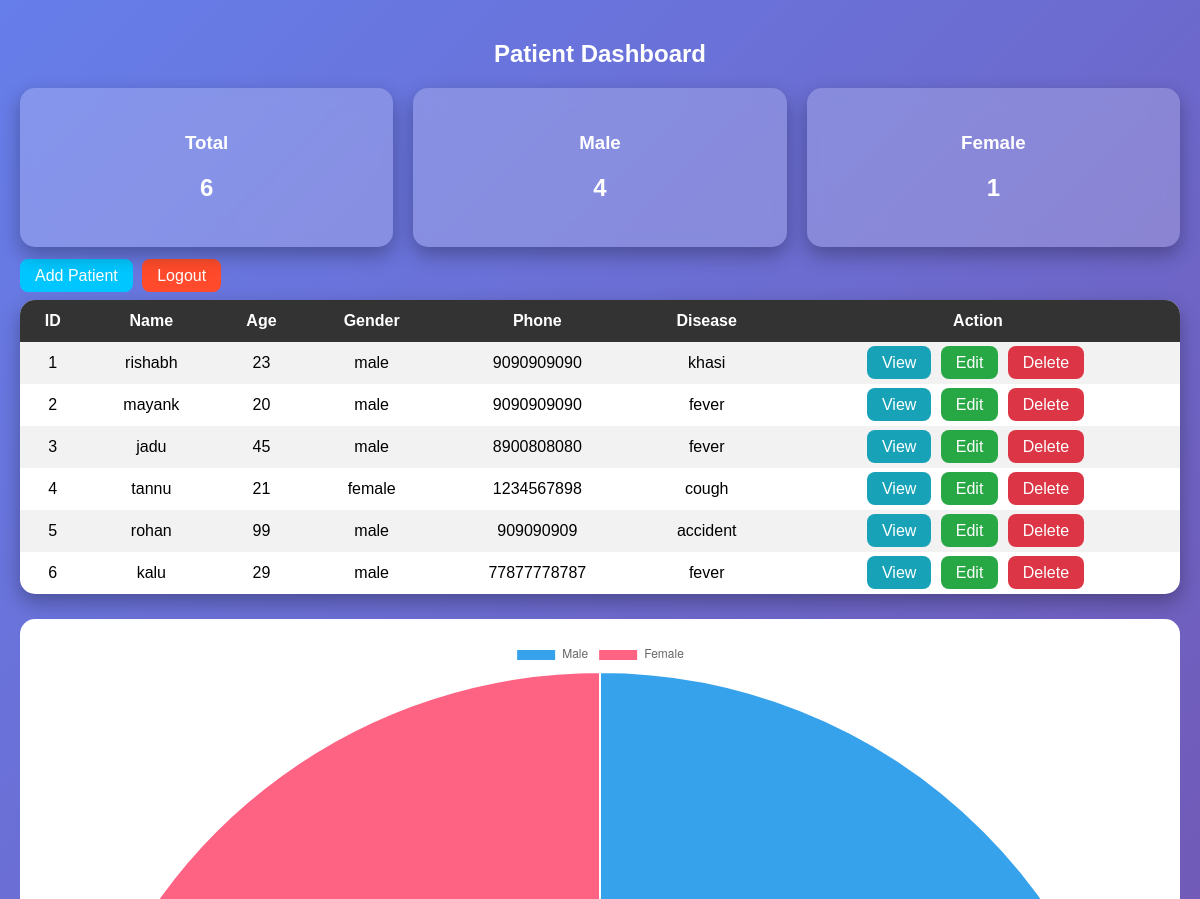
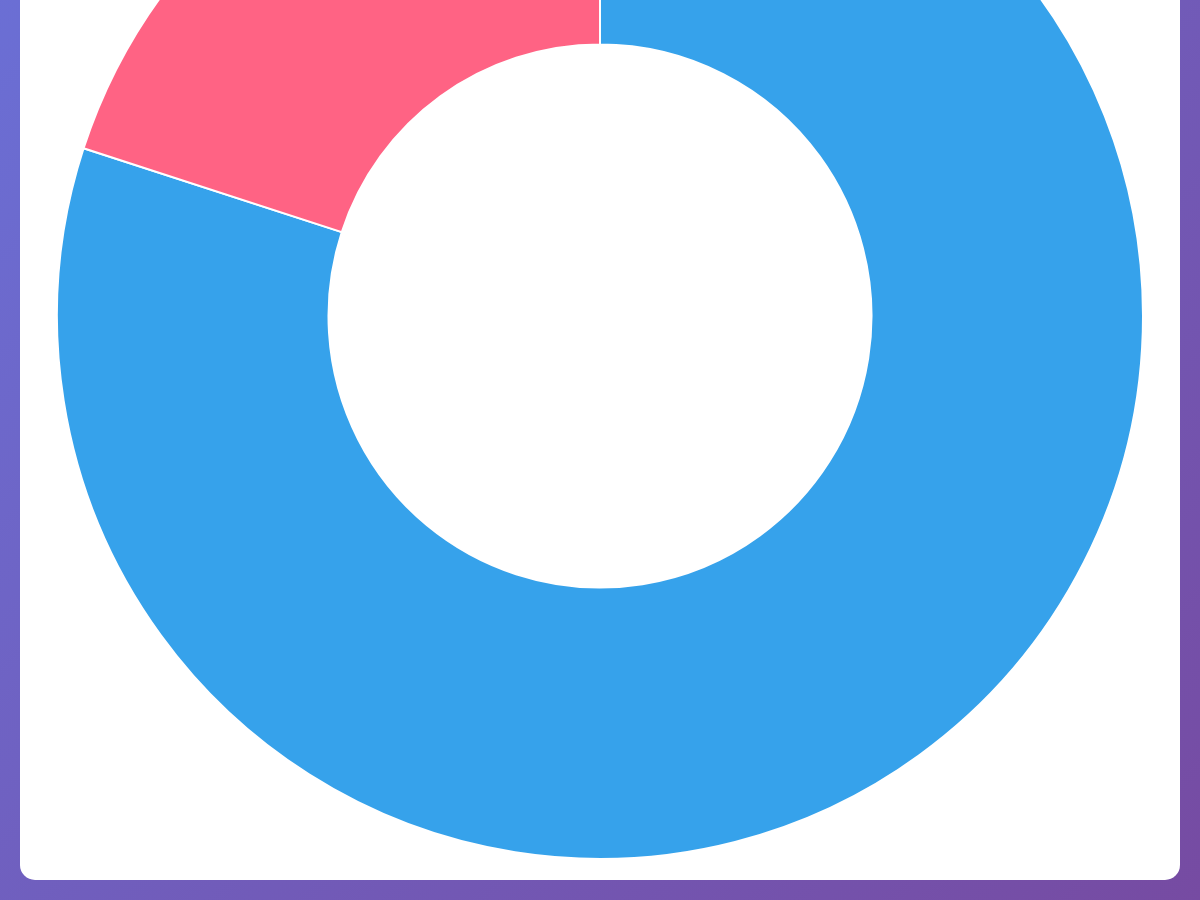
Page /dashboard on the earlier database version (2 pictures, top to bottom).
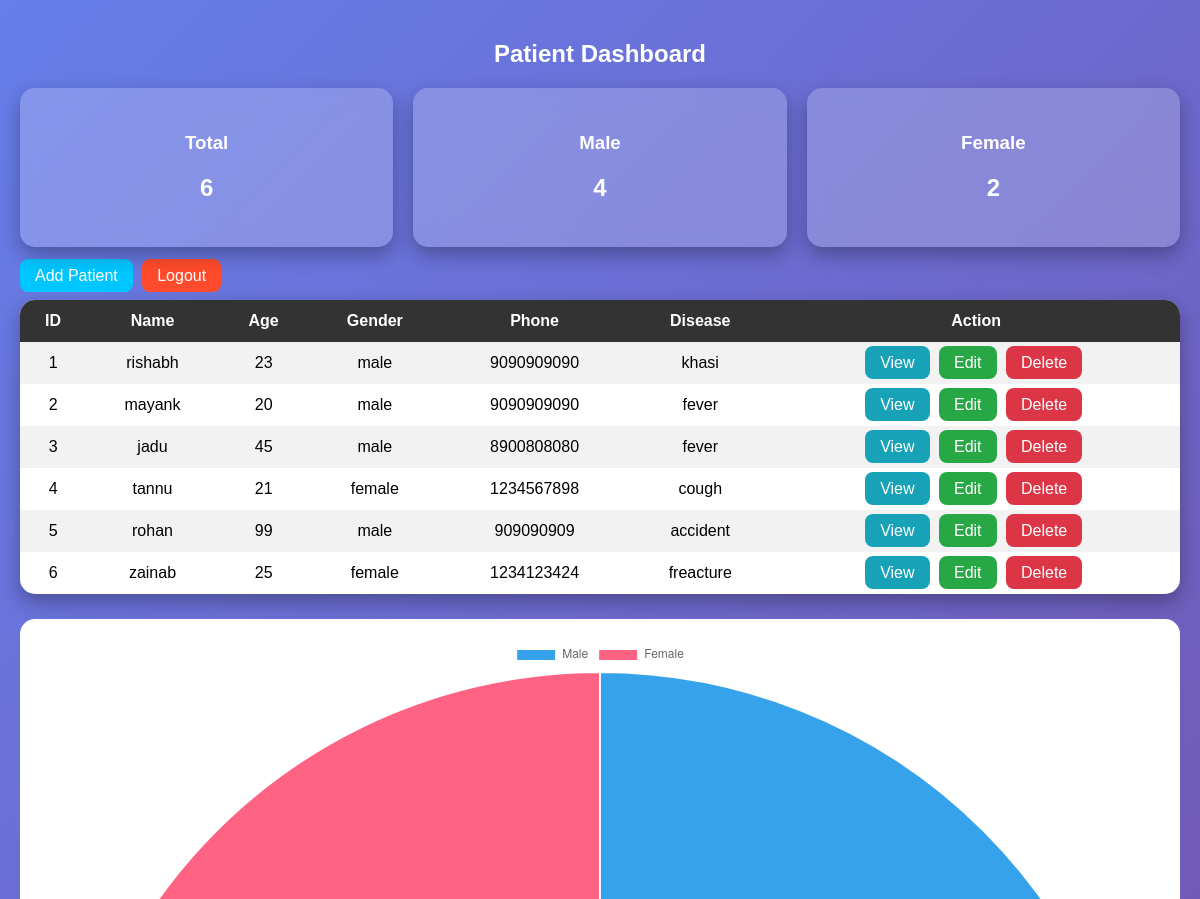
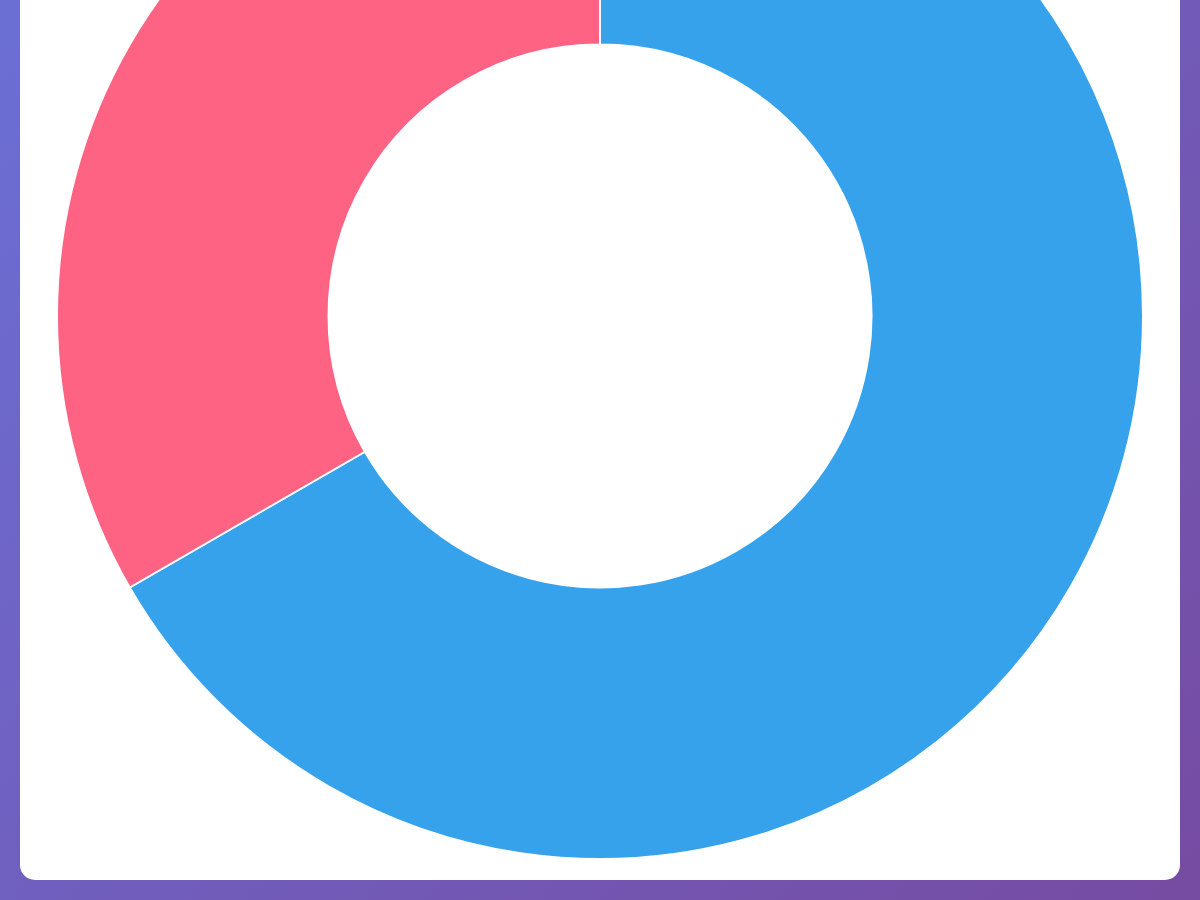
Same page on the later database version (2 pictures, top to bottom).
### tables this page shows
CREATE TABLE patients(
        id INTEGER PRIMARY KEY AUTOINCREMENT,
        name TEXT,
        age INTEGER,
        gender TEXT,
        phone TEXT,
        disease TEXT
    );

### app.py (the view)
@app.route('/dashboard')
def dashboard():
    conn = get_db()
    patients = conn.execute("SELECT * FROM patients").fetchall()
    conn.close()
    total = len(patients)
    male = len([p for p in patients if p["gender"].lower() == "male"])
    female = len([p for p in patients if p["gender"].lower() == "female"])
    return render_template("dashboard.html", patients=patients, total=total, male=male, female=female)

### app.py (called while the page is built)
def get_db():
    conn = sqlite3.connect("database.db")
    conn.row_factory = sqlite3.Row
    return conn

### templates/dashboard.html (shortened to what this page needs)
<!DOCTYPE html>
<html>
<head>
</head>
<body>
<h2>Patient Dashboard</h2>
<div class="cards">
<div class="card">
<h3>Total</h3>
<h2>{{ total }}</h2>
</div>
<div class="card">
<h3>Male</h3>
<h2>{{ male }}</h2>
</div>
<div class="card">
<h3>Female</h3>
<h2>{{ female }}</h2>
</div>
</div>
<div class="top-btns">
<a href="/register" class="btn add">Add Patient</a>
<a href="/logout" class="btn logout">Logout</a>
</div>
<div class="table-box">
<table>
<tr>
<th>ID</th><th>Name</th><th>Age</th><th>Gender</th><th>Phone</th><th>Disease</th><th>Action</th>
</tr>
{% for p in patients %}
<tr>
<td>{{ loop.index }}</td>
<td>{{ p.name }}</td>
<td>{{ p.age }}</td>
<td>{{ p.gender }}</td>
<td>{{ p.phone }}</td>
<td>{{ p.disease }}</td>
<td>
<a href="/view/{{ p.id }}" class="btn view">View</a>
<a href="/edit/{{ p.id }}" class="btn edit">Edit</a>
<a href="/delete/{{ p.id }}" class="btn delete">Delete</a>
</td>
</tr>
{% endfor %}
</table>
</div>
<div class="chart-box">
<canvas id="chart"></canvas>
</div>
<script>
new Chart(document.getElementById('chart'), {
    type: 'doughnut',
    data: {
        labels: ['Male', 'Female'],
        datasets: [{
            data: [{{ male }}, {{ female }}]
        }]
    }
});
</script>
</body>
</html>

### templates/dashboard.html (style rules this page uses)
body { margin:0; font-family: Arial; background: linear-gradient(135deg,#667eea,#764ba2); color: white; padding: 20px; }
h2 { text-align: center; margin-bottom: 20px; }
.cards { display: flex; gap: 20px; margin-bottom: 20px; }
.card { flex: 1; padding: 25px; border-radius: 15px; text-align: center; backdrop-filter: blur(10px); background: rgba(255,255,255,0.2); box-shadow: 0 8px 20px rgba(0,0,0,0.3); transition: 0.3s; }
.top-btns { margin-bottom: 15px; }
.btn { padding: 8px 15px; color: white; text-decoration: none; border-radius: 8px; margin-right: 5px; }
.add { background: #00c6ff; }
.logout { background: #ff4b2b; }
.view { background: #17a2b8; }
.edit { background: #28a745; }
.delete { background: #dc3545; }
.table-box { background: white; color: black; border-radius: 15px; overflow: hidden; box-shadow: 0 8px 20px rgba(0,0,0,0.3); }
table { width: 100%; border-collapse: collapse; }
th, td { padding: 12px; text-align: center; }
th { background: #333; color: white; }
tr:nth-child(even) { background: #f2f2f2; }
.chart-box { margin-top: 25px; background: white; padding: 20px; border-radius: 15px; }

Differences in the rows shown:
removed patients: name "kalu", age "29", gender "male", phone "77877778787", disease "fever"
added patients: name "zainab", age "25", gender "female", phone "1234123424", disease "freacture"
Other differences:
{{ female }}: "1" → "2"
chart data {{ female }}: 1 → 2
